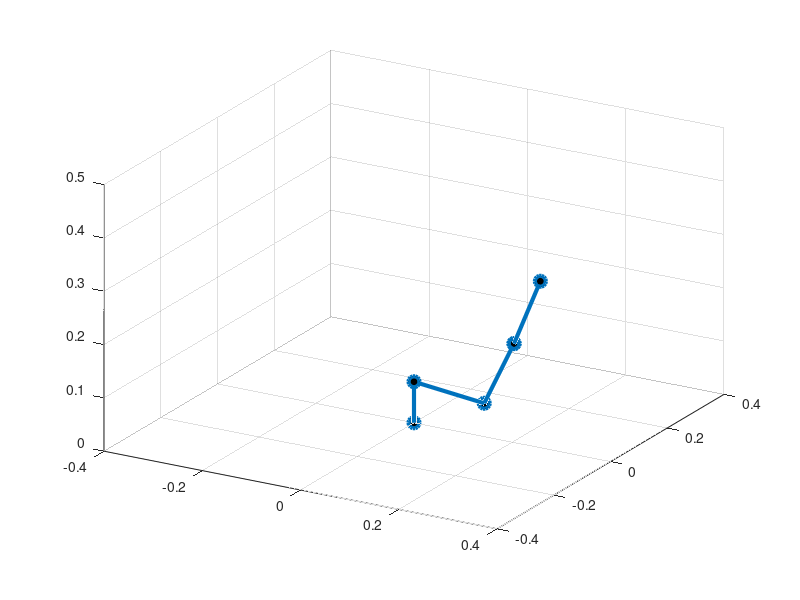

Write MATLAB code to recreate this figure.

function OpenManipulatorX()
    %% 기본 파라미터
    dh_params = [0, -pi/2, 0.077, 0; 0.130, 0, 0, -pi/2; 0.124, 0, 0, 0; 0, 0, 0, 0];
    ee_offset = [0.126; 0; 0];

    target_pos = [0.54; 0.3; 0.56];
    initial_q = deg2rad([0; 20; 30; 40]);
    q_sol = inverse_kinematics(dh_params, target_pos, ee_offset, initial_q);
    
    disp('목표 위치 [x,y,z]:'); disp(target_pos');
    animate_trajectory(dh_params, zeros(4,1), q_sol, ee_offset, '궤적 애니메이션');
end

% 행렬식 정리 dh
function T = dh_transform(a, alpha, d, theta)
    T = [cos(theta), -sin(theta)*cos(alpha),  sin(theta)*sin(alpha), a*cos(theta);
         sin(theta),  cos(theta)*cos(alpha), -cos(theta)*sin(alpha), a*sin(theta);
         0,           sin(alpha),             cos(alpha),            d;
         0,           0,                      0,                     1];
end

% 기구학
function [T_final, T_intermediate] = forward_kinematics(dh, q, ee_offset)
    T_intermediate = cell(size(dh, 1) + 1, 1);
    T_intermediate{1} = eye(4);
    for i = 1:size(dh, 1)
        T_intermediate{i+1} = T_intermediate{i} * dh_transform(dh(i,1), dh(i,2), dh(i,3), q(i) + dh(i,4));
    end
    T_final = T_intermediate{end} * [eye(3), ee_offset; 0 0 0 1];
end

% 자코비안 
function J = calculate_jacobian(T_intermediate, ee_offset)
    temp_transform = T_intermediate{end} * [ee_offset; 1];
    p_end = temp_transform(1:3);
    J = zeros(6, length(T_intermediate)-1);
    for i = 1:length(T_intermediate)-1
        z_im1 = T_intermediate{i}(1:3, 3);
        p_im1 = T_intermediate{i}(1:3, 4);
        J(1:3, i) = cross(z_im1, p_end - p_im1);
        J(4:6, i) = z_im1;
    end
end
% 역기구학
function q = inverse_kinematics(dh, p_d, ee, q0)
    q = q0; alpha = 0.2; lambda = 0.01;
    for i = 1:100
        [T_curr, T_int] = forward_kinematics(dh, q, ee);
        p_curr = T_curr(1:3, 4);
        err = p_d - p_curr;
        if norm(err) < 1e-4, break; end
        J_pos = calculate_jacobian(T_int, ee);
        J_pos = J_pos(1:3, :);
        delta_q = J_pos' * ((J_pos*J_pos' + lambda^2*eye(3)) \ err);
        q = q + alpha * delta_q;
    end
end

 
function animate_trajectory(dh, q_start, q_end, ee_offset, fig_title)
    figure('Name', fig_title);
    for t = linspace(0, 1, 100)
        q_curr = q_start*(1-t) + q_end*t;
        [~, T_int] = forward_kinematics(dh, q_curr, ee_offset);
        
        points_cell = cellfun(@(T) T(1:3, 4), T_int, 'UniformOutput', false);
        points = horzcat(points_cell{:});
        
        temp_transform = T_int{end} * [ee_offset; 1];
        points(:, end+1) = temp_transform(1:3);
        
        cla;
        plot3(points(1,:), points(2,:), points(3,:), 'o-', 'Color', [0 0.4470 0.7410], 'LineWidth', 3, 'MarkerSize', 8, 'MarkerFaceColor','k');
        grid on; axis equal; axis([-0.4 0.4 -0.4 0.4 0 0.5]); view(30, 20);
        drawnow;
    end
end